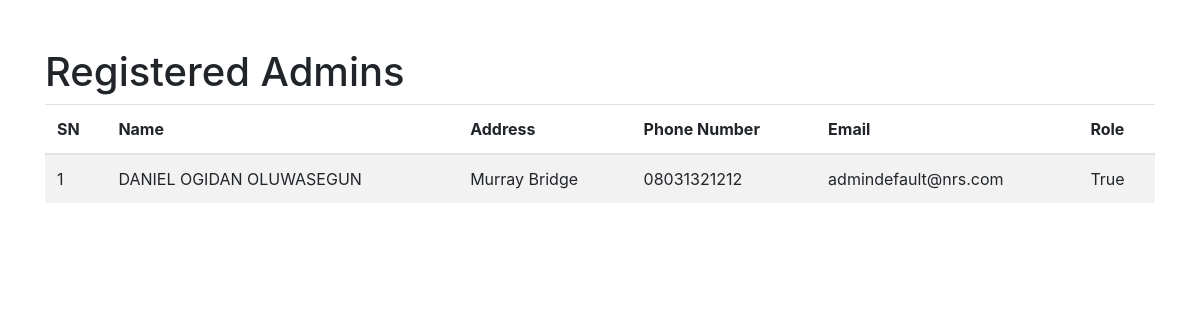
The app's page /admins (signed in) with its own data.
### app.py (models this page shows)
class Admin(db.Model):
    id = db.Column(db.Integer, primary_key=True)
    email = db.Column(db.String(100), unique=True, nullable=False)
    admin_name = db.Column(db.String(150), nullable=False)
    admin_address = db.Column(db.String(150), nullable=False)
    phone_number = db.Column(db.String(15), nullable=False)
    password = db.Column(db.String(200), nullable=False)
    is_admin = db.Column(db.Boolean, default=False)
    predicted_users = db.relationship('User', back_populates='predicted_by_admin', lazy=True)

### app.py (the view)
@app.route('/admins')
@admin_required
def show_admins():
    admins = Admin.query.all()
    return render_template('admins.html', admins=admins)

### app.py (called while the page is built)
@app.before_request
def before_request():
    session.permanent = True
    app.permanent_session_lifetime = timedelta(minutes=10)
    session.modified = True
    session['last_activity'] = time.time()

def admin_required(f):
    @wraps(f)
    def decorated_function(*args, **kwargs):
        if 'user_id' not in session or not session.get('is_admin'):
            flash('You do not have permission to access this page.', 'danger')
            return redirect(url_for('login'))
        return f(*args, **kwargs)
    return decorated_function

### templates/admins.html (shortened to what this page needs)
<!DOCTYPE html>
<html lang="en">
<head>
    <link href="https://stackpath.bootstrapcdn.com/bootstrap/4.5.2/css/bootstrap.min.css" rel="stylesheet">
</head>
<body>
    <div class="container mt-5">
        <h1>Registered Admins</h1>
        <table class="table table-striped">
            <thead>
                <tr>
                    <th>SN</th>
                    <th>Name</th>
                    <th>Address</th>
                    <th>Phone Number</th>
                    <th>Email</th>
                    <th>Role</th>
                </tr>
            </thead>
            <tbody>
                {% for admin in admins %}
                <tr>
                    <td>{{ admin.id }}</td>
                    <td>{{ admin.admin_name }}</td>
                    <td>{{ admin.admin_address }}</td>
                    <td>{{ admin.phone_number }}</td>
                    <td>{{ admin.email }}</td>
                    <td>{{ admin.is_admin }}</td>
                </tr>
                {% endfor %}
            </tbody>
        </table>
    </div>
</body>
</html>

### records on screen
Admin: id "1", admin_name "DANIEL OGIDAN OLUWASEGUN", admin_address "Murray Bridge", phone_number "08031321212", email "admindefault@nrs.com", is_admin "True"
